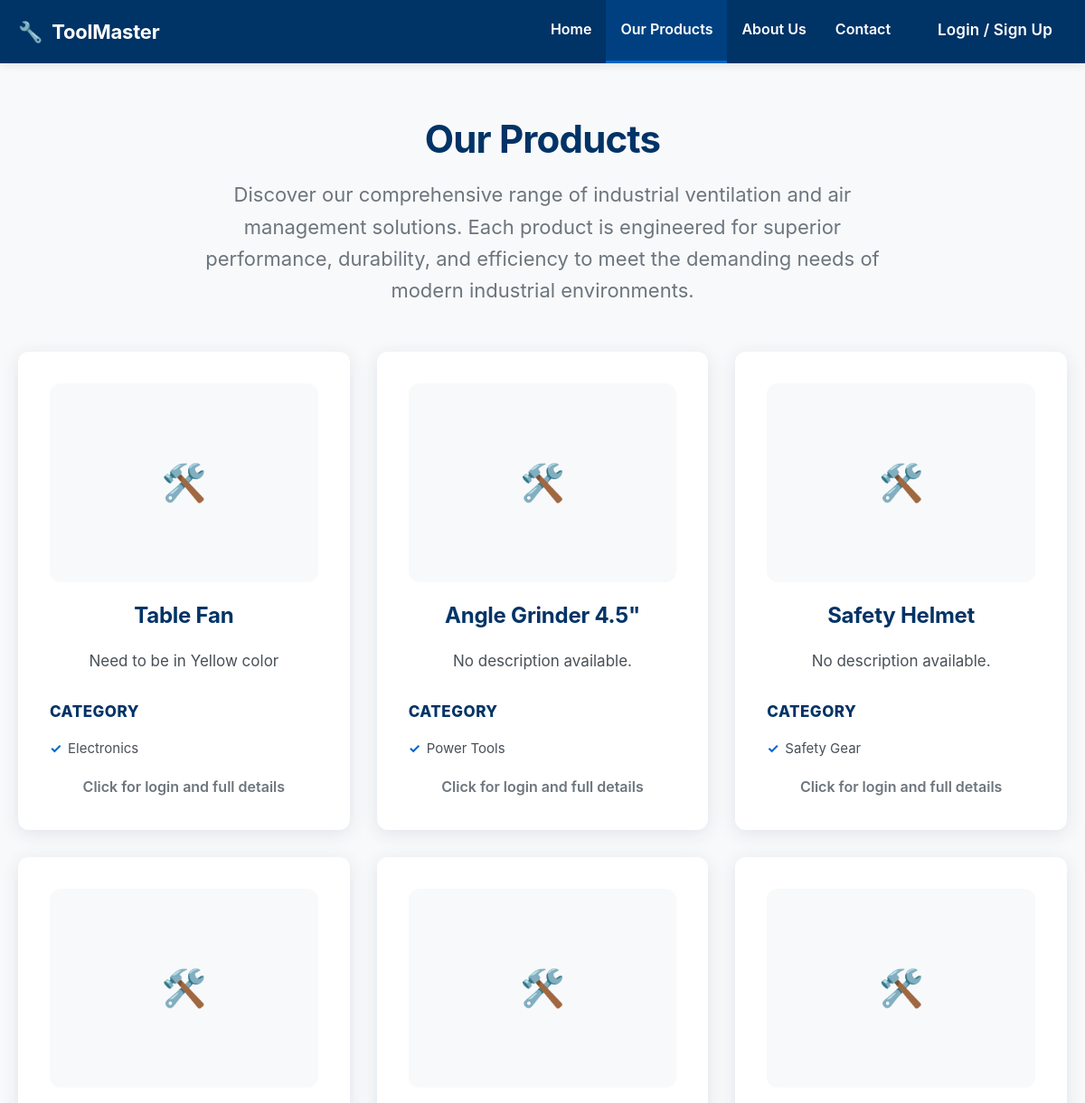
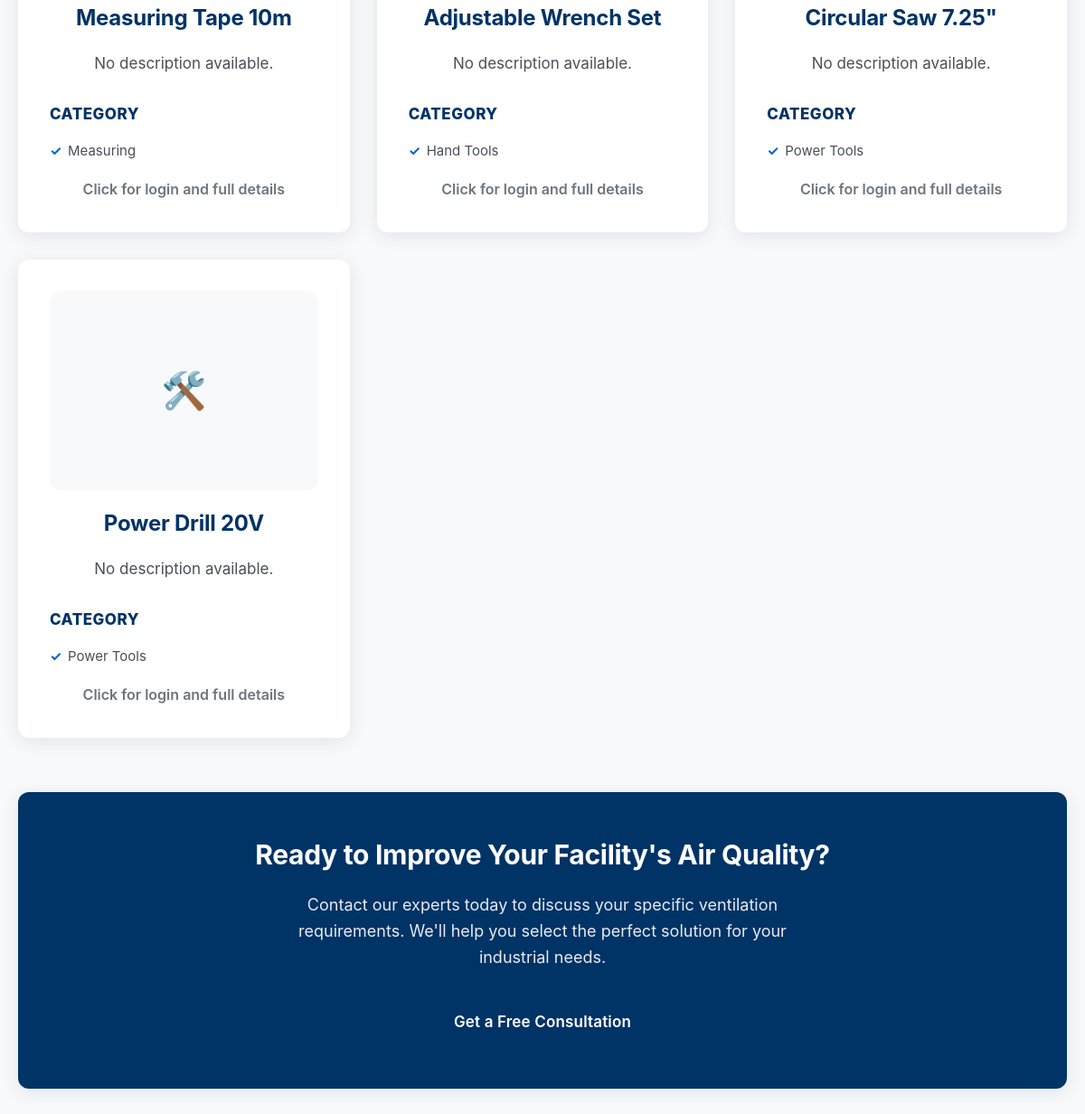
The app's page /our-products.php with its own data (2 pictures, top to bottom).
### tables this page shows
CREATE TABLE `products` (
  `id` int(11) NOT NULL,
  `name` varchar(200) NOT NULL,
  `category` varchar(100) DEFAULT NULL,
  `price` decimal(12,2) NOT NULL DEFAULT 0.00,
  `quantity` int(11) NOT NULL DEFAULT 0,
  `min_qty` int(11) NOT NULL DEFAULT 5,
  `supplier` varchar(150) DEFAULT NULL,
  `description` text DEFAULT NULL,
  `image_url` varchar(255) DEFAULT NULL,
  `created_at` timestamp NOT NULL DEFAULT current_timestamp()
);

### our-products.php (the view, shortened to what this page needs)
<?php
require 'db.php';
$stmt = $conn->prepare("SELECT id,name,price,category,description,image_url FROM products ORDER BY id DESC");
$stmt->execute();
$products = $stmt->get_result()->fetch_all(MYSQLI_ASSOC);
$loggedIn = isset($_SESSION['customer_id']);
?>
<!DOCTYPE html>
<html lang="en">
<head>
</head>
<body>
    <header class="header">
        <div class="nav-container">
            <div class="logo">
                🔧 <span salt="toolmaster_logo">ToolMaster</span>
            </div>
            <nav class="nav-menu">
                <a href="index.php">Home</a>
                <a href="our-products.php" class="active">Our Products</a>
                <a href="about.php">About Us</a>
                <a href="contact.php">Contact</a>
                <a href="login.php" class="btn btn-primary" style="margin-left: 20px;">Login / Sign Up</a>
            </nav>
        </div>
    </header>
    <main class="main-content">
        <div class="page-header">
            <h1 class="page-title">Our Products</h1>
            <p class="page-subtitle">
                Discover our comprehensive range of industrial ventilation and air management solutions.
                Each product is engineered for superior performance, durability, and efficiency to meet
                the demanding needs of modern industrial environments.
            </p>
        </div>
        <div class="products-grid">
            <?php foreach ($products as $product):
                $productName = htmlspecialchars($product['name']);
                $detailUrl = $loggedIn ? "product.php?id=" . (int)$product['id'] : "login.php?return=" . urlencode("product.php?id=" . (int)$product['id']);
                $imageUrl = $product['image_url'] ? htmlspecialchars($product['image_url']) : '';
            ?>
                <a href="<?= $detailUrl ?>" class="product-card">
                    <div class="product-image">
                        <?php if ($imageUrl): ?>
                            <img src="<?= $imageUrl ?>" alt="<?= $productName ?>">
                        <?php else: ?>
                            <span class="product-icon">🛠️</span>
                        <?php endif; ?>
                    </div>
                    <h3 class="product-name"><?= $productName ?></h3>
                    <p class="product-desc"><?= nl2br(htmlspecialchars($product['description'] ?? 'No description available.')) ?></p>
                    <div class="product-features">
                        <h4>Category</h4>
                        <ul>
                            <li><?= htmlspecialchars($product['category'] ?? 'General') ?></li>
                        </ul>
                    </div>
                    <div style="margin-top:18px;font-size:16px;color:var(--gray);font-weight:600;">Click for login and full details</div>
                </a>
            <?php endforeach; ?>
        </div>
        <div class="cta-section">
            <h3>Ready to Improve Your Facility's Air Quality?</h3>
            <p>
                Contact our experts today to discuss your specific ventilation requirements.
                We'll help you select the perfect solution for your industrial needs.
            </p>
            <a href="contact.php" class="btn btn-primary">Get a Free Consultation</a>
        </div>
    </main>
</body>
</html>

### our-products.php (style rules this page uses)
:root { --navy: #003366; --navy-light: #004080; --navy-dark: #002244; --white: #ffffff; --gray-light: #f8f9fa; --gray: #6c757d; --gray-dark: #495057; --accent: #0066cc; --shadow: rgba(0, 51, 102, 0.1); }
* { margin: 0; padding: 0; box-sizing: border-box; }
body { font-family: -apple-system, BlinkMacSystemFont, 'Segoe UI', Roboto, sans-serif; background: var(--gray-light); color: var(--gray-dark); line-height: 1.6; }
.header { background: var(--navy); color: var(--white); padding: 0; box-shadow: 0 2px 10px var(--shadow); position: sticky; top: 0; z-index: 1000; }
.nav-container { max-width: 1200px; margin: 0 auto; display: flex; justify-content: space-between; align-items: center; padding: 0 20px; }
.logo { font-size: 22px; font-weight: 700; display: flex; align-items: center; gap: 10px; letter-spacing: -0.01em; }
.nav-menu { display: flex; gap: 0; }
.nav-menu a { color: var(--white); text-decoration: none; padding: 20px 16px; font-weight: 600; transition: all 0.3s; border-bottom: 3px solid transparent; }
.nav-menu a:hover, .nav-menu a.active { background: var(--navy-light); border-bottom-color: var(--accent); }
.main-content { max-width: 1200px; margin: 0 auto; padding: 60px 20px; }
.page-header { text-align: center; margin-bottom: 50px; }
.page-title { font-size: 42px; font-weight: 700; color: var(--navy); margin-bottom: 20px; line-height: 1.15; letter-spacing: -0.02em; }
.page-subtitle { font-size: 22px; color: var(--gray); max-width: 800px; margin: 0 auto; line-height: 1.6; font-weight: 400; }
.products-grid { display: grid; grid-template-columns: repeat(auto-fit, minmax(320px, 1fr)); gap: 30px; margin-bottom: 60px; }
.product-card { background: var(--white); padding: 35px; border-radius: 12px; box-shadow: 0 4px 20px var(--shadow); text-align: center; transition: all 0.3s; position: relative; overflow: hidden; display: block; color: inherit; text-decoration: none; }
.product-image { width: 100%; height: 220px; border-radius: 12px; overflow: hidden; margin-bottom: 18px; background: var(--gray-light); display: flex; align-items: center; justify-content: center; }
.product-image .product-icon { font-size: 40px; margin: 0; }
.product-card::before { content: ''; position: absolute; top: 0; left: 0; right: 0; height: 4px; background: var(--accent); transform: scaleX(0); transition: transform 0.3s; }
.product-icon { font-size: 56px; margin-bottom: 20px; display: block; }
.product-name { font-size: 24px; font-weight: 700; color: var(--navy); margin-bottom: 16px; letter-spacing: -0.01em; }
.product-desc { font-size: 17px; color: var(--gray-dark); line-height: 1.7; margin-bottom: 28px; font-weight: 400; }
.product-features { text-align: left; margin-top: 25px; }
.product-features h4 { font-size: 17px; font-weight: 800; color: var(--navy); margin-bottom: 15px; text-transform: uppercase; letter-spacing: 0.5px; }
.product-features ul { list-style: none; padding: 0; }
.product-features li { font-size: 15px; color: var(--gray-dark); margin-bottom: 8px; padding-left: 20px; position: relative; line-height: 1.6; font-weight: 400; }
.product-features li::before { content: "✓"; position: absolute; left: 0; color: var(--accent); font-weight: bold; }
.cta-section { background: var(--navy); color: var(--white); padding: 45px; border-radius: 12px; text-align: center; box-shadow: 0 4px 20px var(--shadow); }
.cta-section h3 { font-size: 30px; font-weight: 700; margin-bottom: 18px; letter-spacing: -0.01em; }
.cta-section p { font-size: 18px; opacity: 0.9; margin-bottom: 28px; max-width: 600px; margin-left: auto; margin-right: auto; line-height: 1.6; font-weight: 400; }
.btn { padding: 15px 30px; border-radius: 8px; font-size: 17px; font-weight: 600; text-decoration: none; display: inline-block; transition: all 0.3s; cursor: pointer; border: none; letter-spacing: 0.01em; }
.btn-primary { background: var(--navy); color: var(--white); }

### records on screen
products: name "Table Fan", description "Need to be in Yellow color", category "Electronics"
products: name "Angle Grinder 4.5\"", description "No description available.", category "Power Tools"
products: name "Safety Helmet", description "No description available.", category "Safety Gear"
products: name "Measuring Tape 10m", description "No description available.", category "Measuring"
products: name "Adjustable Wrench Set", description "No description available.", category "Hand Tools"
products: name "Circular Saw 7.25\"", description "No description available.", category "Power Tools"
products: name "Power Drill 20V", description "No description available.", category "Power Tools"
